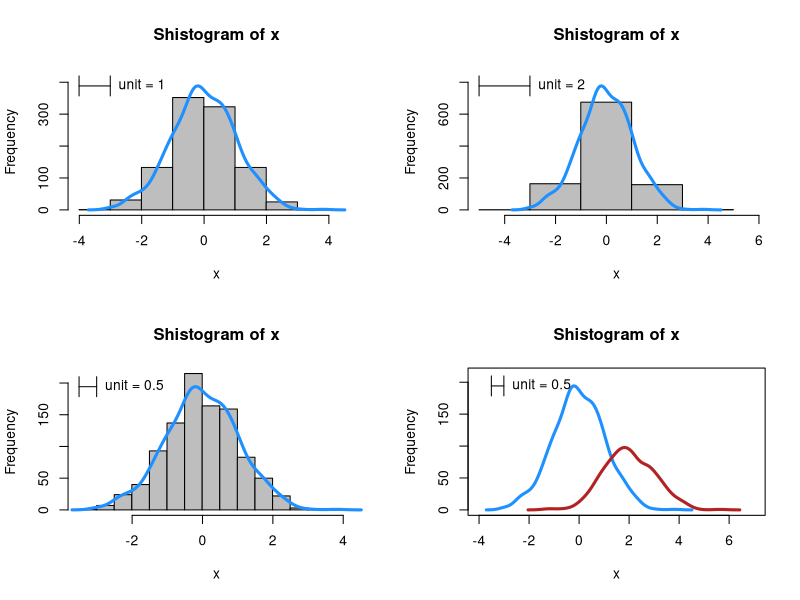

Generate this figure with R:
## ---- chunk 1
shistogram <- function(z,unit,plotHist=TRUE,add=FALSE,
                       lineCol="dodgerblue",xlim,ylim) {
  n <- length(z)
  main <- paste("Shistogram of",deparse(substitute(z)))
  d <- density(z)
  ymax <- max(d$y*n*unit)
  if (missing(xlim)) {
    xlim <- c(min(z)-unit,max(z)+unit)  
  }
  if (missing(ylim)) {
    ylim <- c(0,1.1*ymax)    
  }
  if (plotHist) {
    h <- hist(z, breaks=seq(from=min(z)-unit,to=max(z)+unit,by=unit),
              plot=FALSE)
    ylim[2] <- max(ylim[2],1*1*h$count)
    plot(h, col="grey",main=main,xlab=deparse(substitute(z)),
              ylim=ylim,xlim=xlim)
  } else {
    ymax <- ymax
    h <- hist(z, breaks=seq(from=min(z)-unit,to=max(z)+unit,by=unit),plot=FALSE)
    if (!add) {
      plot(0,0,type="n",xlim=xlim,ylim=ylim,
           xlab=deparse(substitute(z)),ylab="Frequency",main=main)
    }
  }
  lines(d$x, d$y*n*unit, lwd=3, col=lineCol)
  if (!add) {
    arrows(min(z) - unit, ymax, 
           min(z), ymax,
           angle=90,code=3,length=.1)
    text(min(z), ymax,
         paste("unit =",unit), pos=4)
  }
}
## ---- chunk 2
set.seed(1)
n <- 1000
x <- rnorm(n)
par(mfrow=c(2,2))
shistogram(x,unit=1)
shistogram(x,unit=2)
shistogram(x,unit=.5)
shistogram(x,unit=.5,plotHist=FALSE,xlim=c(-4,7))
y <- rnorm(500,2,1)
shistogram(y,unit=.5,plotHist=FALSE,add=TRUE,lineCol="firebrick")
